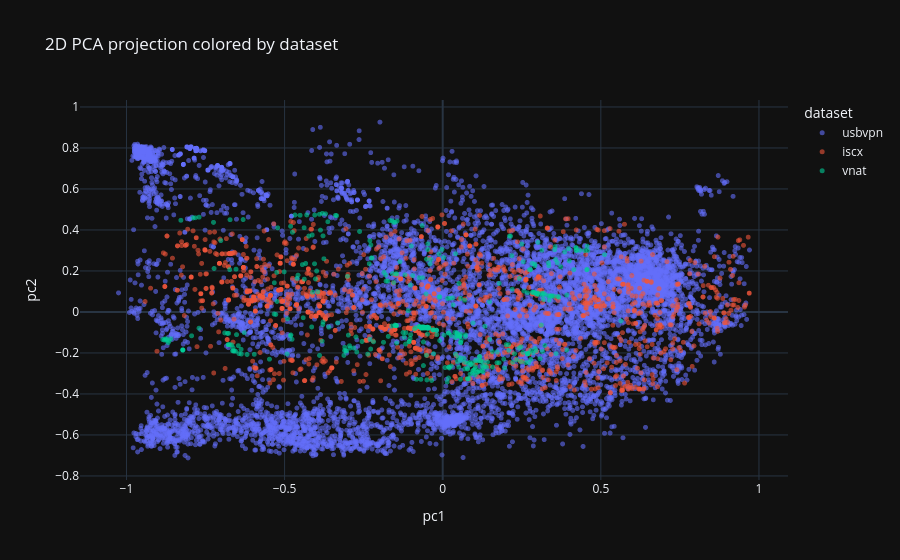
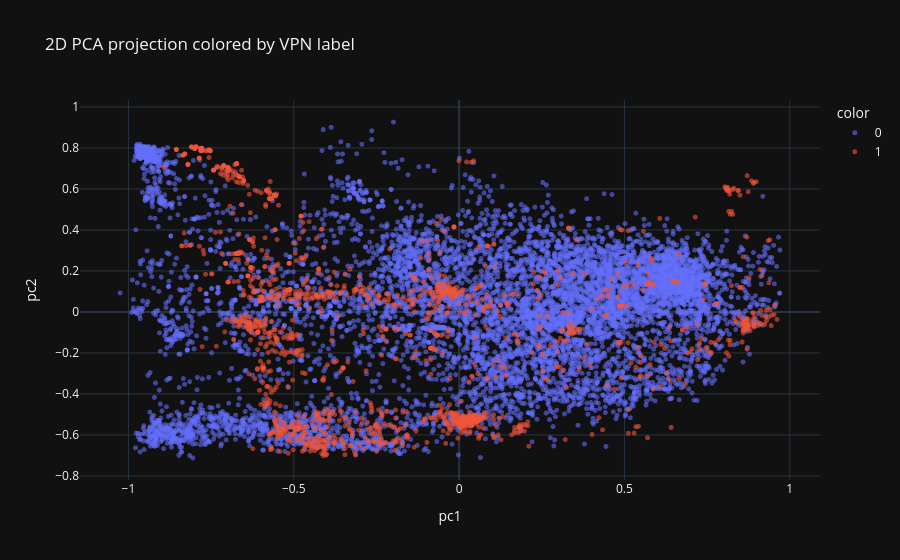
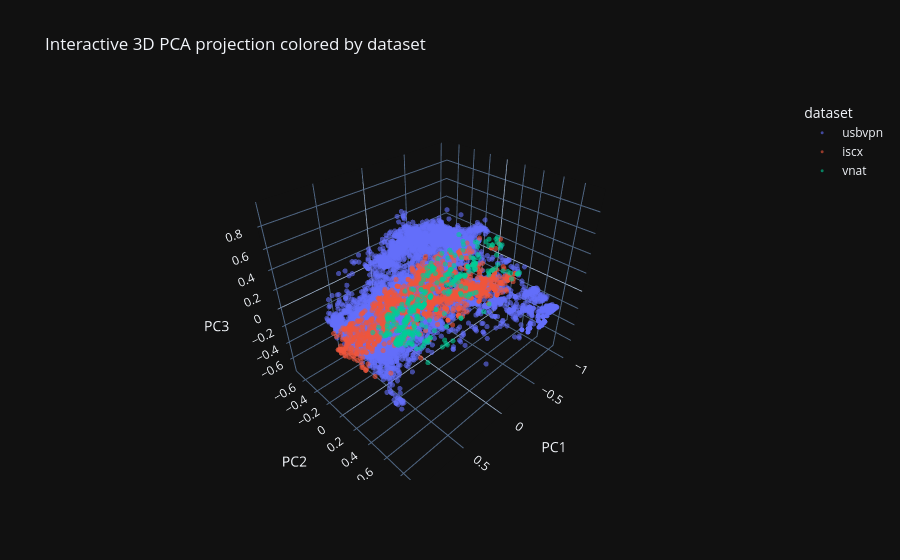
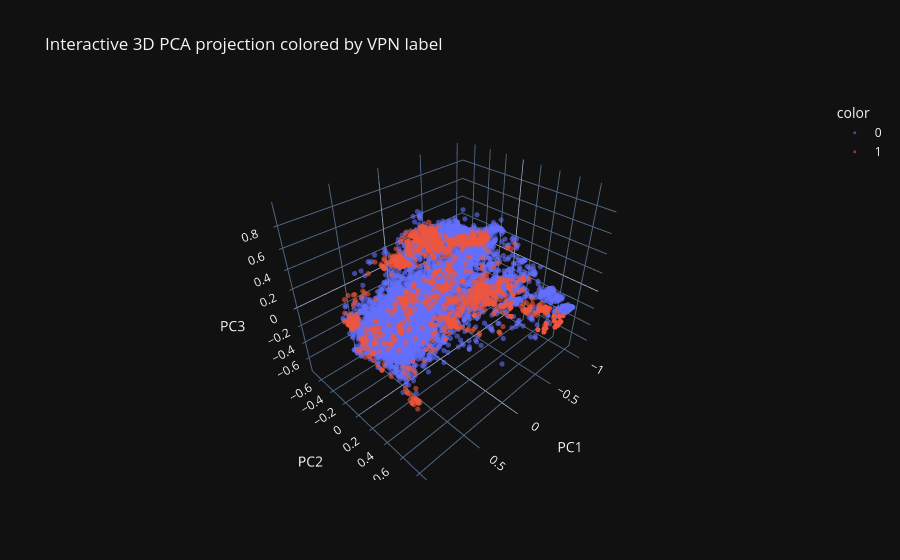

The code cell stored with these charts, in order, in its notebook:
### Code cell
print("=" * 80)
print("INTERACTIVE PCA VISUALIZATION (PLOTLY 3D)")
print("=" * 80)

import numpy as np
import pandas as pd
from sklearn.decomposition import PCA
import plotly.express as px
import plotly.graph_objects as go

# -----------------------------
# 1. Prepare transformed feature matrix
# -----------------------------
X_all = pipe.transform(df_all)[COMPACT_FEATURES].copy()

pca_3d = PCA(n_components=3, random_state=SEED)
Z_3d = pca_3d.fit_transform(X_all)

viz_df = df_all[["dataset", "label", "split"]].copy().reset_index(drop=True)
viz_df["pc1"] = Z_3d[:, 0]
viz_df["pc2"] = Z_3d[:, 1]
viz_df["pc3"] = Z_3d[:, 2]

sample_df = viz_df.sample(min(10000, len(viz_df)), random_state=SEED).copy()

print("Explained variance ratio:")
print({
    "PC1": round(float(pca_3d.explained_variance_ratio_[0]), 4),
    "PC2": round(float(pca_3d.explained_variance_ratio_[1]), 4),
    "PC3": round(float(pca_3d.explained_variance_ratio_[2]), 4),
    "Total": round(float(pca_3d.explained_variance_ratio_[:3].sum()), 4),
})

# -----------------------------
# 2. Interactive 2D PCA plots
# -----------------------------
fig_2d_dataset = px.scatter(
    sample_df,
    x="pc1",
    y="pc2",
    color="dataset",
    hover_data=["label", "split"],
    title="2D PCA projection colored by dataset",
    opacity=0.6,
)
fig_2d_dataset.update_traces(marker=dict(size=5))
fig_2d_dataset.show()

fig_2d_label = px.scatter(
    sample_df,
    x="pc1",
    y="pc2",
    color=sample_df["label"].astype(str),
    hover_data=["dataset", "split"],
    title="2D PCA projection colored by VPN label",
    opacity=0.6,
)
fig_2d_label.update_traces(marker=dict(size=5))
fig_2d_label.show()

# -----------------------------
# 3. Interactive 3D PCA plot colored by dataset
# -----------------------------
fig_3d_dataset = px.scatter_3d(
    sample_df,
    x="pc1",
    y="pc2",
    z="pc3",
    color="dataset",
    hover_data=["label", "split"],
    title="Interactive 3D PCA projection colored by dataset",
    opacity=0.6,
)
fig_3d_dataset.update_traces(marker=dict(size=3))
fig_3d_dataset.update_layout(scene=dict(
    xaxis_title="PC1",
    yaxis_title="PC2",
    zaxis_title="PC3"
))
fig_3d_dataset.show()

# -----------------------------
# 4. Interactive 3D PCA plot colored by label
# -----------------------------
fig_3d_label = px.scatter_3d(
    sample_df,
    x="pc1",
    y="pc2",
    z="pc3",
    color=sample_df["label"].astype(str),
    hover_data=["dataset", "split"],
    title="Interactive 3D PCA projection colored by VPN label",
    opacity=0.6,
)
fig_3d_label.update_traces(marker=dict(size=3))
fig_3d_label.update_layout(scene=dict(
    xaxis_title="PC1",
    yaxis_title="PC2",
    zaxis_title="PC3"
))
fig_3d_label.show()

# -----------------------------
# 5. Interactive 3D PCA biplot
# -----------------------------
# Use a smaller sample for the biplot so it stays responsive
biplot_sample_df = viz_df.sample(min(3000, len(viz_df)), random_state=SEED).copy()
biplot_indices = biplot_sample_df.index.to_numpy()
scores = Z_3d[biplot_indices, :3]

# Loadings: one vector per feature
loadings = pca_3d.components_.T[:, :3]

# Scale arrows so they are visible in PCA space
score_scale = np.max(np.abs(scores))
loading_scale = np.max(np.abs(loadings))
arrow_scale = 0.35 * score_scale / loading_scale if loading_scale > 0 else 1.0
scaled_loadings = loadings * arrow_scale

fig_biplot = go.Figure()

# Scatter points
for lbl in sorted(biplot_sample_df["label"].unique()):
    sub = biplot_sample_df[biplot_sample_df["label"] == lbl]
    idx = sub.index.to_numpy()
    fig_biplot.add_trace(
        go.Scatter3d(
            x=Z_3d[idx, 0],
            y=Z_3d[idx, 1],
            z=Z_3d[idx, 2],
            mode="markers",
            name=f"Label {lbl}",
            marker=dict(size=3, opacity=0.45),
            text=[
                f"dataset={d}<br>label={l}<br>split={s}"
                for d, l, s in zip(sub["dataset"], sub["label"], sub["split"])
            ],
            hoverinfo="text",
        )
    )

# Feature loading lines + labels
for i, feat in enumerate(COMPACT_FEATURES):
    x_end, y_end, z_end = scaled_loadings[i, 0], scaled_loadings[i, 1], scaled_loadings[i, 2]

    fig_biplot.add_trace(
        go.Scatter3d(
            x=[0, x_end],
            y=[0, y_end],
            z=[0, z_end],
            mode="lines",
            line=dict(width=6),
            name=f"loading: {feat}",
            showlegend=False,
            hoverinfo="skip",
        )
    )

    fig_biplot.add_trace(
        go.Scatter3d(
            x=[x_end],
            y=[y_end],
            z=[z_end],
            mode="text",
            text=[feat],
            textposition="top center",
            showlegend=False,
            hoverinfo="text",
        )
    )

fig_biplot.update_layout(
    title="Interactive 3D PCA Biplot",
    scene=dict(
        xaxis_title="PC1",
        yaxis_title="PC2",
        zaxis_title="PC3",
    ),
    height=800,
)
fig_biplot.show()

### Figure 1 — Plotly figure (JSON) as saved in the notebook; plotly's stock layout.template omitted (floating-point values rounded to 4 significant figures; data arrays with more than 128 entries replaced by an {"elided": "..."} marker saying what was removed)
{"data": [{"customdata": {"elided": "7783x2 mixed values"}, "hovertemplate": "dataset=usbvpn<br>pc1=%{x}<br>pc2=%{y}<br>label=%{customdata[0]}<br>split=%{customdata[1]}<extra></extra>", "legendgroup": "usbvpn", "marker": {"color": "#636efa", "opacity": 0.6, "symbol": "circle", "size": 5}, "mode": "markers", "name": "usbvpn", "showlegend": true, "x": {"elided": "7783 float values"}, "xaxis": "x", "y": {"elided": "7783 float values"}, "yaxis": "y", "type": "scattergl"}, {"customdata": {"elided": "1783x2 mixed values"}, "hovertemplate": "dataset=iscx<br>pc1=%{x}<br>pc2=%{y}<br>label=%{customdata[0]}<br>split=%{customdata[1]}<extra></extra>", "legendgroup": "iscx", "marker": {"color": "#EF553B", "opacity": 0.6, "symbol": "circle", "size": 5}, "mode": "markers", "name": "iscx", "showlegend": true, "x": {"elided": "1783 float values"}, "xaxis": "x", "y": {"elided": "1783 float values"}, "yaxis": "y", "type": "scattergl"}, {"customdata": {"elided": "434x2 mixed values"}, "hovertemplate": "dataset=vnat<br>pc1=%{x}<br>pc2=%{y}<br>label=%{customdata[0]}<br>split=%{customdata[1]}<extra></extra>", "legendgroup": "vnat", "marker": {"color": "#00cc96", "opacity": 0.6, "symbol": "circle", "size": 5}, "mode": "markers", "name": "vnat", "showlegend": true, "x": {"elided": "434 float values"}, "xaxis": "x", "y": {"elided": "434 float values"}, "yaxis": "y", "type": "scattergl"}], "layout": {"xaxis": {"anchor": "y", "domain": [0.0, 1.0], "title": {"text": "pc1"}}, "yaxis": {"anchor": "x", "domain": [0.0, 1.0], "title": {"text": "pc2"}}, "legend": {"title": {"text": "dataset"}, "tracegroupgap": 0}, "title": {"text": "2D PCA projection colored by dataset"}}}

### Figure 2 — Plotly figure (JSON) as saved in the notebook; plotly's stock layout.template omitted (floating-point values rounded to 4 significant figures; data arrays with more than 128 entries replaced by an {"elided": "..."} marker saying what was removed)
{"data": [{"customdata": {"elided": "8318x2 str values"}, "hovertemplate": "color=0<br>pc1=%{x}<br>pc2=%{y}<br>dataset=%{customdata[0]}<br>split=%{customdata[1]}<extra></extra>", "legendgroup": "0", "marker": {"color": "#636efa", "opacity": 0.6, "symbol": "circle", "size": 5}, "mode": "markers", "name": "0", "showlegend": true, "x": {"elided": "8318 float values"}, "xaxis": "x", "y": {"elided": "8318 float values"}, "yaxis": "y", "type": "scattergl"}, {"customdata": {"elided": "1682x2 str values"}, "hovertemplate": "color=1<br>pc1=%{x}<br>pc2=%{y}<br>dataset=%{customdata[0]}<br>split=%{customdata[1]}<extra></extra>", "legendgroup": "1", "marker": {"color": "#EF553B", "opacity": 0.6, "symbol": "circle", "size": 5}, "mode": "markers", "name": "1", "showlegend": true, "x": {"elided": "1682 float values"}, "xaxis": "x", "y": {"elided": "1682 float values"}, "yaxis": "y", "type": "scattergl"}], "layout": {"xaxis": {"anchor": "y", "domain": [0.0, 1.0], "title": {"text": "pc1"}}, "yaxis": {"anchor": "x", "domain": [0.0, 1.0], "title": {"text": "pc2"}}, "legend": {"title": {"text": "color"}, "tracegroupgap": 0}, "title": {"text": "2D PCA projection colored by VPN label"}}}

### Figure 3 — Plotly figure (JSON) as saved in the notebook; plotly's stock layout.template omitted (floating-point values rounded to 4 significant figures; data arrays with more than 128 entries replaced by an {"elided": "..."} marker saying what was removed)
{"data": [{"customdata": {"elided": "7783x2 mixed values"}, "hovertemplate": "dataset=usbvpn<br>pc1=%{x}<br>pc2=%{y}<br>pc3=%{z}<br>label=%{customdata[0]}<br>split=%{customdata[1]}<extra></extra>", "legendgroup": "usbvpn", "marker": {"color": "#636efa", "opacity": 0.6, "symbol": "circle", "size": 3}, "mode": "markers", "name": "usbvpn", "scene": "scene", "showlegend": true, "x": {"elided": "7783 float values"}, "y": {"elided": "7783 float values"}, "z": {"elided": "7783 float values"}, "type": "scatter3d"}, {"customdata": {"elided": "1783x2 mixed values"}, "hovertemplate": "dataset=iscx<br>pc1=%{x}<br>pc2=%{y}<br>pc3=%{z}<br>label=%{customdata[0]}<br>split=%{customdata[1]}<extra></extra>", "legendgroup": "iscx", "marker": {"color": "#EF553B", "opacity": 0.6, "symbol": "circle", "size": 3}, "mode": "markers", "name": "iscx", "scene": "scene", "showlegend": true, "x": {"elided": "1783 float values"}, "y": {"elided": "1783 float values"}, "z": {"elided": "1783 float values"}, "type": "scatter3d"}, {"customdata": {"elided": "434x2 mixed values"}, "hovertemplate": "dataset=vnat<br>pc1=%{x}<br>pc2=%{y}<br>pc3=%{z}<br>label=%{customdata[0]}<br>split=%{customdata[1]}<extra></extra>", "legendgroup": "vnat", "marker": {"color": "#00cc96", "opacity": 0.6, "symbol": "circle", "size": 3}, "mode": "markers", "name": "vnat", "scene": "scene", "showlegend": true, "x": {"elided": "434 float values"}, "y": {"elided": "434 float values"}, "z": {"elided": "434 float values"}, "type": "scatter3d"}], "layout": {"scene": {"domain": {"x": [0.0, 1.0], "y": [0.0, 1.0]}, "xaxis": {"title": {"text": "PC1"}}, "yaxis": {"title": {"text": "PC2"}}, "zaxis": {"title": {"text": "PC3"}}}, "legend": {"title": {"text": "dataset"}, "tracegroupgap": 0}, "title": {"text": "Interactive 3D PCA projection colored by dataset"}}}

### Figure 4 — Plotly figure (JSON) as saved in the notebook; plotly's stock layout.template omitted (floating-point values rounded to 4 significant figures; data arrays with more than 128 entries replaced by an {"elided": "..."} marker saying what was removed)
{"data": [{"customdata": {"elided": "8318x2 str values"}, "hovertemplate": "color=0<br>pc1=%{x}<br>pc2=%{y}<br>pc3=%{z}<br>dataset=%{customdata[0]}<br>split=%{customdata[1]}<extra></extra>", "legendgroup": "0", "marker": {"color": "#636efa", "opacity": 0.6, "symbol": "circle", "size": 3}, "mode": "markers", "name": "0", "scene": "scene", "showlegend": true, "x": {"elided": "8318 float values"}, "y": {"elided": "8318 float values"}, "z": {"elided": "8318 float values"}, "type": "scatter3d"}, {"customdata": {"elided": "1682x2 str values"}, "hovertemplate": "color=1<br>pc1=%{x}<br>pc2=%{y}<br>pc3=%{z}<br>dataset=%{customdata[0]}<br>split=%{customdata[1]}<extra></extra>", "legendgroup": "1", "marker": {"color": "#EF553B", "opacity": 0.6, "symbol": "circle", "size": 3}, "mode": "markers", "name": "1", "scene": "scene", "showlegend": true, "x": {"elided": "1682 float values"}, "y": {"elided": "1682 float values"}, "z": {"elided": "1682 float values"}, "type": "scatter3d"}], "layout": {"scene": {"domain": {"x": [0.0, 1.0], "y": [0.0, 1.0]}, "xaxis": {"title": {"text": "PC1"}}, "yaxis": {"title": {"text": "PC2"}}, "zaxis": {"title": {"text": "PC3"}}}, "legend": {"title": {"text": "color"}, "tracegroupgap": 0}, "title": {"text": "Interactive 3D PCA projection colored by VPN label"}}}
